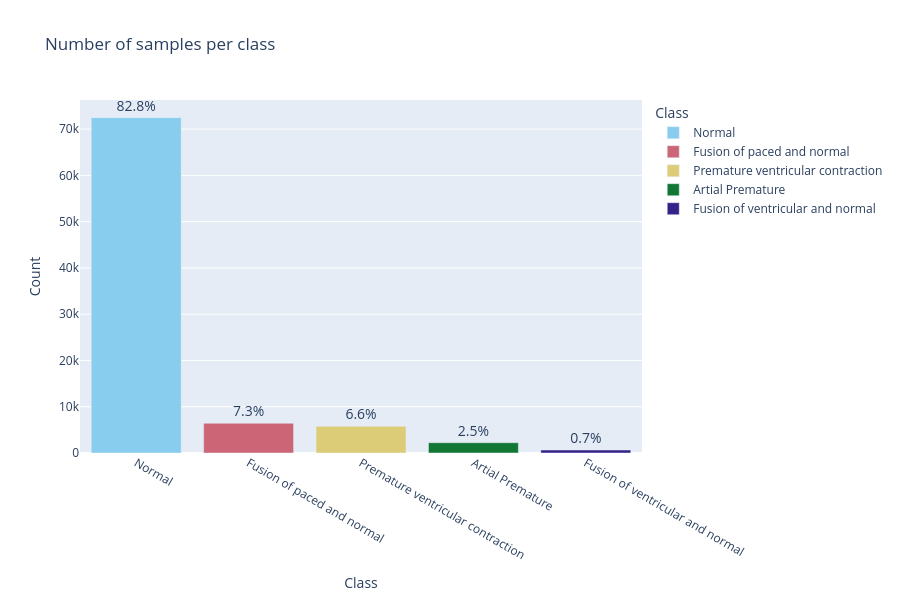

The code cell stored with this chart in its notebook:
### Code cell
import plotly.express as px

# Crear el conteo y reset index con nombres claros
class_counts = train_data['label'].value_counts().reset_index()
class_counts.columns = ['Class', 'Count']  # Renombrar columnas explícitamente

# Calcular porcentaje y formatear como label
total = class_counts['Count'].sum()
class_counts['Percent'] = class_counts['Count'] / total * 100
class_counts['Label'] = class_counts['Percent'].map(lambda x: f'{x:.1f}%')

fig = px.bar(
    class_counts,
    x='Class',
    y='Count',
    color='Class', 
    title='Numero de registros por clase',
    color_discrete_sequence=px.colors.qualitative.Safe,  # Paleta de colores distinta por clase
    text='Label'  # Usar la columna de porcentaje como data label
)

fig.update_traces(
    textposition='outside',  # Ubica el label fuera (arriba) del extremo de la barra
    textfont_size=14,
    texttemplate='%{text}',  # Solo mostrar el texto (el porcentaje)
    insidetextanchor='middle'
)

fig.update_layout(
    uniformtext_minsize=12,  # Asegura tamaño uniforme
    uniformtext_mode='hide',
    xaxis_title='Clase',
    yaxis_title='Count',
    height=600  # <-- Aumenta la altura del gráfico para que no se corte
)

fig.show()

### Figure 1 — Plotly figure (JSON) as saved in the notebook; plotly's stock layout.template omitted (floating-point values rounded to 4 significant figures)
{"data": [{"hovertemplate": "Class=%{x}<br>Count=%{y}<br>Label=%{text}<extra></extra>", "insidetextanchor": "middle", "legendgroup": "Normal", "marker": {"color": "rgb(136, 204, 238)", "pattern": {"shape": ""}}, "name": "Normal", "orientation": "v", "showlegend": true, "text": ["82.8%"], "textfont": {"size": 14}, "textposition": "outside", "texttemplate": "%{text}", "type": "bar", "x": ["Normal"], "xaxis": "x", "y": [72471], "yaxis": "y"}, {"hovertemplate": "Class=%{x}<br>Count=%{y}<br>Label=%{text}<extra></extra>", "insidetextanchor": "middle", "legendgroup": "Fusion of paced and normal", "marker": {"color": "rgb(204, 102, 119)", "pattern": {"shape": ""}}, "name": "Fusion of paced and normal", "orientation": "v", "showlegend": true, "text": ["7.3%"], "textfont": {"size": 14}, "textposition": "outside", "texttemplate": "%{text}", "type": "bar", "x": ["Fusion of paced and normal"], "xaxis": "x", "y": [6431], "yaxis": "y"}, {"hovertemplate": "Class=%{x}<br>Count=%{y}<br>Label=%{text}<extra></extra>", "insidetextanchor": "middle", "legendgroup": "Premature ventricular contraction", "marker": {"color": "rgb(221, 204, 119)", "pattern": {"shape": ""}}, "name": "Premature ventricular contraction", "orientation": "v", "showlegend": true, "text": ["6.6%"], "textfont": {"size": 14}, "textposition": "outside", "texttemplate": "%{text}", "type": "bar", "x": ["Premature ventricular contraction"], "xaxis": "x", "y": [5788], "yaxis": "y"}, {"hovertemplate": "Class=%{x}<br>Count=%{y}<br>Label=%{text}<extra></extra>", "insidetextanchor": "middle", "legendgroup": "Artial Premature", "marker": {"color": "rgb(17, 119, 51)", "pattern": {"shape": ""}}, "name": "Artial Premature", "orientation": "v", "showlegend": true, "text": ["2.5%"], "textfont": {"size": 14}, "textposition": "outside", "texttemplate": "%{text}", "type": "bar", "x": ["Artial Premature"], "xaxis": "x", "y": [2223], "yaxis": "y"}, {"hovertemplate": "Class=%{x}<br>Count=%{y}<br>Label=%{text}<extra></extra>", "insidetextanchor": "middle", "legendgroup": "Fusion of ventricular and normal", "marker": {"color": "rgb(51, 34, 136)", "pattern": {"shape": ""}}, "name": "Fusion of ventricular and normal", "orientation": "v", "showlegend": true, "text": ["0.7%"], "textfont": {"size": 14}, "textposition": "outside", "texttemplate": "%{text}", "type": "bar", "x": ["Fusion of ventricular and normal"], "xaxis": "x", "y": [641], "yaxis": "y"}], "layout": {"barmode": "relative", "height": 600, "legend": {"title": {"text": "Class"}, "tracegroupgap": 0}, "title": {"text": "Number of samples per class"}, "uniformtext": {"minsize": 12, "mode": "hide"}, "xaxis": {"anchor": "y", "categoryarray": ["Normal", "Fusion of paced and normal", "Premature ventricular contraction", "Artial Premature", "Fusion of ventricular and normal"], "categoryorder": "array", "domain": [0, 1], "title": {"text": "Class"}}, "yaxis": {"anchor": "x", "domain": [0, 1], "title": {"text": "Count"}}}}
